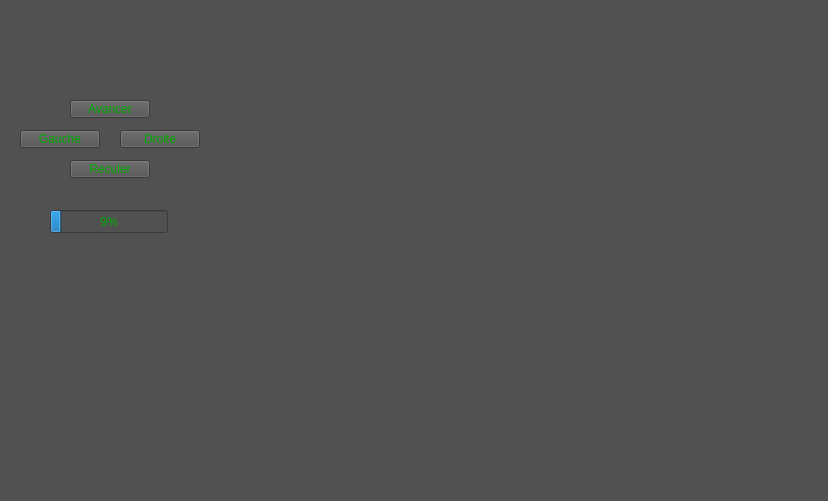
<?xml version="1.0" encoding="UTF-8"?>
<ui version="4.0">
 <class>MainWindow</class>
 <widget class="QMainWindow" name="MainWindow">
  <property name="geometry">
   <rect>
    <x>0</x>
    <y>0</y>
    <width>828</width>
    <height>501</height>
   </rect>
  </property>
  <property name="windowTitle">
   <string>MainWindow</string>
  </property>
  <property name="styleSheet">
   <string notr="true">background-color: rgb(81, 81, 81);</string>
  </property>
  <widget class="QWidget" name="centralwidget">
   <widget class="QWidget" name="gridLayoutWidget">
    <property name="geometry">
     <rect>
      <x>210</x>
      <y>90</y>
      <width>431</width>
      <height>291</height>
     </rect>
    </property>
    <layout class="QGridLayout" name="gridLayout"/>
   </widget>
   <widget class="QPushButton" name="boutton_avancer">
    <property name="geometry">
     <rect>
      <x>70</x>
      <y>100</y>
      <width>80</width>
      <height>18</height>
     </rect>
    </property>
    <property name="styleSheet">
     <string notr="true">color: rgb(0, 170, 0);
</string>
    </property>
    <property name="text">
     <string>Avancer</string>
    </property>
   </widget>
   <widget class="QPushButton" name="boutton_gauche_2">
    <property name="geometry">
     <rect>
      <x>20</x>
      <y>130</y>
      <width>80</width>
      <height>18</height>
     </rect>
    </property>
    <property name="styleSheet">
     <string notr="true">color: rgb(0, 170, 0);</string>
    </property>
    <property name="text">
     <string>Gauche</string>
    </property>
   </widget>
   <widget class="QPushButton" name="boutton_reculer">
    <property name="geometry">
     <rect>
      <x>70</x>
      <y>160</y>
      <width>80</width>
      <height>18</height>
     </rect>
    </property>
    <property name="styleSheet">
     <string notr="true">color: rgb(0, 170, 0);</string>
    </property>
    <property name="text">
     <string>Reculer</string>
    </property>
   </widget>
   <widget class="QPushButton" name="boutton_droite">
    <property name="geometry">
     <rect>
      <x>120</x>
      <y>130</y>
      <width>80</width>
      <height>18</height>
     </rect>
    </property>
    <property name="styleSheet">
     <string notr="true">color: rgb(0, 170, 0);</string>
    </property>
    <property name="text">
     <string>Droite</string>
    </property>
   </widget>
   <widget class="QProgressBar" name="progressBar">
    <property name="geometry">
     <rect>
      <x>50</x>
      <y>210</y>
      <width>118</width>
      <height>23</height>
     </rect>
    </property>
    <property name="styleSheet">
     <string notr="true">color: rgb(0, 170, 0);</string>
    </property>
    <property name="maximum">
     <number>255</number>
    </property>
    <property name="value">
     <number>24</number>
    </property>
   </widget>
  </widget>
  <widget class="QMenuBar" name="menubar">
   <property name="geometry">
    <rect>
     <x>0</x>
     <y>0</y>
     <width>828</width>
     <height>17</height>
    </rect>
   </property>
  </widget>
  <widget class="QStatusBar" name="statusbar"/>
 </widget>
 <resources/>
 <connections/>
</ui>
